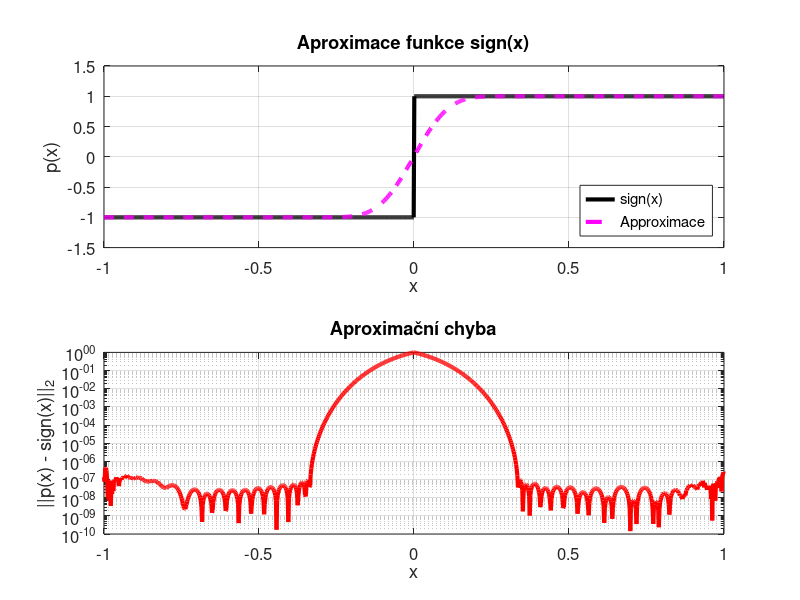
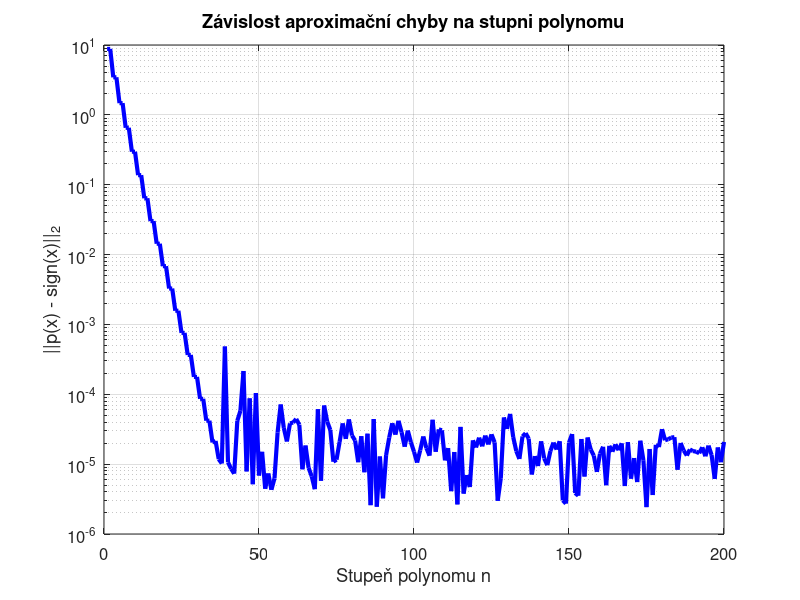

Write the MATLAB code that produced these figures, in order.
% Diskretizace domény
x1 = linspace(-1, -1/3, 500)';
x2 = linspace(1/3, 1, 500)';
x = [x1; x2];

% Cílová funkce
f = sign(x);

% Stupeň polynomu
n = 80;

% Least-squares fit
c = polyfit(x, f, n);

% Evaluace výsledného polynomu
s = linspace(-1, 1, 1000)';
y = polyval(c, s);

% Výpočet chyby
y_exact = sign(s);
error = abs(y - y_exact);

%grafy
figure;
subplot(2,1,1);
plot(s, sign(x), 'k', 'LineWidth', 3); hold on;
plot(s, y, 'm--', 'LineWidth', 3);
title('Aproximace funkce sign(x)', 'FontSize', 16);
xlabel('x', 'FontSize', 14);
ylabel('p(x)', 'FontSize', 14);
legend('sign(x)', 'Approximace', 'Location', 'southeast', 'FontSize', 12);
grid on;
set(gca, 'FontSize', 12);

subplot(2,1,2);
semilogy(s, error, 'r', 'LineWidth', 3);
xlim([-1 1]);
title('Aproximační chyba', 'FontSize', 16);
xlabel('x', 'FontSize', 14);
ylabel('||p(x) - sign(x)||_2', 'FontSize', 14);
grid on;
set(gca, 'FontSize', 12);


%Závislost chyby na n
n_values = 1:200;
errors = zeros(size(n_values));

for idx = 1:length(n_values)
    n = n_values(idx);
    A = x .^ (0:n);
    c = A \ f;
    f_approx = A * c;
    errors(idx) = norm(f - f_approx, 2);
end

figure;
semilogy(n_values, errors, 'b', 'LineWidth', 3);
xlabel('Stupeň polynomu n', 'FontSize', 14);
ylabel('||p(x) - sign(x)||_2', 'FontSize', 14);
title('Závislost aproximační chyby na stupni polynomu', 'FontSize', 16);
grid on;
set(gca, 'FontSize', 12);

